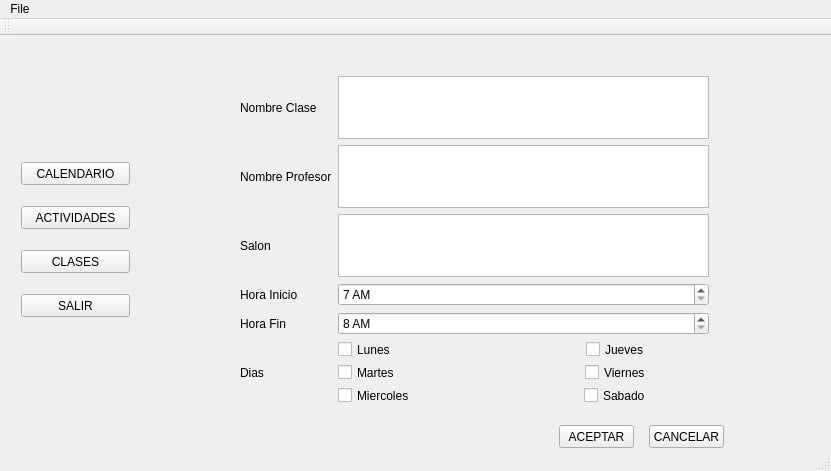
<?xml version="1.0" encoding="UTF-8"?>
<ui version="4.0">
 <class>MainWindow</class>
 <widget class="QMainWindow" name="MainWindow">
  <property name="geometry">
   <rect>
    <x>0</x>
    <y>0</y>
    <width>831</width>
    <height>471</height>
   </rect>
  </property>
  <property name="windowTitle">
   <string>MainWindow</string>
  </property>
  <widget class="QWidget" name="centralWidget">
   <widget class="QWidget" name="verticalLayoutWidget">
    <property name="geometry">
     <rect>
      <x>10</x>
      <y>100</y>
      <width>131</width>
      <height>211</height>
     </rect>
    </property>
    <property name="maximumSize">
     <size>
      <width>141</width>
      <height>211</height>
     </size>
    </property>
    <layout class="QVBoxLayout" name="verticalLayout">
     <item>
      <widget class="QPushButton" name="Calendario">
       <property name="minimumSize">
        <size>
         <width>0</width>
         <height>23</height>
        </size>
       </property>
       <property name="maximumSize">
        <size>
         <width>139</width>
         <height>23</height>
        </size>
       </property>
       <property name="text">
        <string>CALENDARIO</string>
       </property>
      </widget>
     </item>
     <item>
      <widget class="QPushButton" name="actividades">
       <property name="maximumSize">
        <size>
         <width>139</width>
         <height>23</height>
        </size>
       </property>
       <property name="text">
        <string>ACTIVIDADES</string>
       </property>
      </widget>
     </item>
     <item>
      <widget class="QPushButton" name="clases">
       <property name="maximumSize">
        <size>
         <width>139</width>
         <height>23</height>
        </size>
       </property>
       <property name="text">
        <string>CLASES</string>
       </property>
      </widget>
     </item>
     <item>
      <widget class="QPushButton" name="salir">
       <property name="maximumSize">
        <size>
         <width>139</width>
         <height>23</height>
        </size>
       </property>
       <property name="text">
        <string>SALIR</string>
       </property>
      </widget>
     </item>
    </layout>
   </widget>
   <widget class="QStackedWidget" name="stackedWidget">
    <property name="geometry">
     <rect>
      <x>159</x>
      <y>9</y>
      <width>661</width>
      <height>421</height>
     </rect>
    </property>
    <property name="maximumSize">
     <size>
      <width>661</width>
      <height>421</height>
     </size>
    </property>
    <property name="currentIndex">
     <number>4</number>
    </property>
    <widget class="QWidget" name="page">
     <widget class="QWidget" name="gridLayoutWidget">
      <property name="geometry">
       <rect>
        <x>0</x>
        <y>50</y>
        <width>391</width>
        <height>291</height>
       </rect>
      </property>
      <property name="maximumSize">
       <size>
        <width>441</width>
        <height>321</height>
       </size>
      </property>
      <layout class="QGridLayout" name="gridLayout">
       <item row="0" column="0">
        <widget class="QCalendarWidget" name="calendarWidget">
         <property name="maximumSize">
          <size>
           <width>439</width>
           <height>319</height>
          </size>
         </property>
        </widget>
       </item>
      </layout>
     </widget>
     <widget class="QWidget" name="verticalLayoutWidget_2">
      <property name="geometry">
       <rect>
        <x>400</x>
        <y>50</y>
        <width>241</width>
        <height>291</height>
       </rect>
      </property>
      <layout class="QVBoxLayout" name="verticalLayout_2">
       <item>
        <widget class="QListView" name="lActividades"/>
       </item>
       <item>
        <widget class="QListView" name="lClases"/>
       </item>
      </layout>
     </widget>
    </widget>
    <widget class="QWidget" name="page_3">
     <widget class="QTableWidget" name="tableWidget">
      <property name="geometry">
       <rect>
        <x>0</x>
        <y>10</y>
        <width>651</width>
        <height>391</height>
       </rect>
      </property>
     </widget>
    </widget>
    <widget class="QWidget" name="page_2">
     <widget class="QTableWidget" name="tClases">
      <property name="geometry">
       <rect>
        <x>0</x>
        <y>10</y>
        <width>651</width>
        <height>391</height>
       </rect>
      </property>
     </widget>
    </widget>
    <widget class="QWidget" name="page_4">
     <widget class="QWidget" name="gridLayoutWidget_2">
      <property name="geometry">
       <rect>
        <x>60</x>
        <y>114</y>
        <width>451</width>
        <height>211</height>
       </rect>
      </property>
      <layout class="QGridLayout" name="gridLayout_2">
       <item row="0" column="3">
        <widget class="QTimeEdit" name="horaInicio"/>
       </item>
       <item row="3" column="2">
        <spacer name="verticalSpacer">
         <property name="orientation">
          <enum>Qt::Vertical</enum>
         </property>
         <property name="sizeHint" stdset="0">
          <size>
           <width>20</width>
           <height>40</height>
          </size>
         </property>
        </spacer>
       </item>
       <item row="4" column="2">
        <spacer name="verticalSpacer_2">
         <property name="orientation">
          <enum>Qt::Vertical</enum>
         </property>
         <property name="sizeHint" stdset="0">
          <size>
           <width>20</width>
           <height>40</height>
          </size>
         </property>
        </spacer>
       </item>
       <item row="1" column="3">
        <widget class="QLabel" name="label_9">
         <property name="text">
          <string>Hora Inicio</string>
         </property>
        </widget>
       </item>
       <item row="1" column="4">
        <widget class="QLabel" name="label_10">
         <property name="text">
          <string>Hora Fin</string>
         </property>
        </widget>
       </item>
       <item row="0" column="4">
        <widget class="QTimeEdit" name="horaFin"/>
       </item>
       <item row="5" column="3" colspan="2">
        <widget class="QPlainTextEdit" name="plainTextEdit"/>
       </item>
       <item row="1" column="0" colspan="3">
        <widget class="QLabel" name="label_8">
         <property name="text">
          <string>Tipo de Actividad</string>
         </property>
        </widget>
       </item>
       <item row="0" column="0" colspan="3">
        <widget class="QComboBox" name="comboBox">
         <item>
          <property name="text">
           <string>Tarea</string>
          </property>
         </item>
         <item>
          <property name="text">
           <string>Evaluacion</string>
          </property>
         </item>
         <item>
          <property name="text">
           <string>Estudio</string>
          </property>
         </item>
        </widget>
       </item>
       <item row="6" column="1">
        <widget class="QLabel" name="label_5">
         <property name="text">
          <string>Mes</string>
         </property>
        </widget>
       </item>
       <item row="5" column="0">
        <widget class="QSpinBox" name="dia">
         <property name="minimum">
          <number>1</number>
         </property>
         <property name="maximum">
          <number>31</number>
         </property>
        </widget>
       </item>
       <item row="6" column="3">
        <widget class="QLabel" name="label_7">
         <property name="text">
          <string>Descripcion</string>
         </property>
        </widget>
       </item>
       <item row="5" column="1">
        <widget class="QSpinBox" name="mes">
         <property name="minimum">
          <number>1</number>
         </property>
         <property name="maximum">
          <number>12</number>
         </property>
        </widget>
       </item>
       <item row="6" column="0">
        <widget class="QLabel" name="label_3">
         <property name="text">
          <string>Dia</string>
         </property>
        </widget>
       </item>
       <item row="5" column="2">
        <widget class="QSpinBox" name="ano">
         <property name="minimum">
          <number>2014</number>
         </property>
         <property name="maximum">
          <number>2020</number>
         </property>
        </widget>
       </item>
       <item row="6" column="2">
        <widget class="QLabel" name="label_6">
         <property name="text">
          <string>Año</string>
         </property>
        </widget>
       </item>
       <item row="2" column="2">
        <spacer name="verticalSpacer_3">
         <property name="orientation">
          <enum>Qt::Vertical</enum>
         </property>
         <property name="sizeHint" stdset="0">
          <size>
           <width>20</width>
           <height>40</height>
          </size>
         </property>
        </spacer>
       </item>
      </layout>
     </widget>
     <widget class="QPushButton" name="aceptar">
      <property name="geometry">
       <rect>
        <x>330</x>
        <y>350</y>
        <width>75</width>
        <height>23</height>
       </rect>
      </property>
      <property name="text">
       <string>ACEPTAR</string>
      </property>
     </widget>
     <widget class="QPushButton" name="cancelar">
      <property name="geometry">
       <rect>
        <x>420</x>
        <y>350</y>
        <width>75</width>
        <height>23</height>
       </rect>
      </property>
      <property name="text">
       <string>CANCELAR</string>
      </property>
     </widget>
    </widget>
    <widget class="QWidget" name="page_5">
     <widget class="QWidget" name="gridLayoutWidget_3">
      <property name="geometry">
       <rect>
        <x>70</x>
        <y>20</y>
        <width>491</width>
        <height>350</height>
       </rect>
      </property>
      <layout class="QGridLayout" name="gridLayout_3">
       <item row="5" column="1">
        <layout class="QGridLayout" name="gridLayout_4">
         <item row="1" column="0">
          <widget class="QCheckBox" name="martes">
           <property name="text">
            <string>Martes</string>
           </property>
          </widget>
         </item>
         <item row="0" column="0">
          <widget class="QCheckBox" name="lunes">
           <property name="text">
            <string>Lunes</string>
           </property>
          </widget>
         </item>
         <item row="2" column="0">
          <widget class="QCheckBox" name="miercoles">
           <property name="text">
            <string>Miercoles</string>
           </property>
          </widget>
         </item>
         <item row="0" column="1" alignment="Qt::AlignHCenter|Qt::AlignVCenter">
          <widget class="QCheckBox" name="jueves">
           <property name="text">
            <string>Jueves</string>
           </property>
          </widget>
         </item>
         <item row="1" column="1" alignment="Qt::AlignHCenter">
          <widget class="QCheckBox" name="viernes">
           <property name="text">
            <string>Viernes</string>
           </property>
          </widget>
         </item>
         <item row="2" column="1" alignment="Qt::AlignHCenter">
          <widget class="QCheckBox" name="sabado">
           <property name="text">
            <string>Sabado</string>
           </property>
          </widget>
         </item>
        </layout>
       </item>
       <item row="1" column="1">
        <widget class="QPlainTextEdit" name="nombreProfe"/>
       </item>
       <item row="0" column="1">
        <widget class="QPlainTextEdit" name="nombreClase"/>
       </item>
       <item row="3" column="1">
        <widget class="QTimeEdit" name="inicio">
         <property name="maximumTime">
          <time>
           <hour>19</hour>
           <minute>0</minute>
           <second>0</second>
          </time>
         </property>
         <property name="minimumTime">
          <time>
           <hour>7</hour>
           <minute>0</minute>
           <second>0</second>
          </time>
         </property>
         <property name="displayFormat">
          <string>h AP</string>
         </property>
        </widget>
       </item>
       <item row="2" column="1">
        <widget class="QPlainTextEdit" name="nSalon"/>
       </item>
       <item row="4" column="1">
        <widget class="QTimeEdit" name="fin">
         <property name="maximumTime">
          <time>
           <hour>21</hour>
           <minute>0</minute>
           <second>0</second>
          </time>
         </property>
         <property name="minimumTime">
          <time>
           <hour>8</hour>
           <minute>0</minute>
           <second>0</second>
          </time>
         </property>
         <property name="displayFormat">
          <string>h AP</string>
         </property>
        </widget>
       </item>
       <item row="0" column="0">
        <widget class="QLabel" name="label_2">
         <property name="text">
          <string>Nombre Clase</string>
         </property>
        </widget>
       </item>
       <item row="3" column="0">
        <widget class="QLabel" name="label_12">
         <property name="text">
          <string>Hora Inicio</string>
         </property>
        </widget>
       </item>
       <item row="4" column="0">
        <widget class="QLabel" name="label_13">
         <property name="text">
          <string>Hora Fin</string>
         </property>
        </widget>
       </item>
       <item row="2" column="0">
        <widget class="QLabel" name="label_11">
         <property name="text">
          <string>Salon</string>
         </property>
        </widget>
       </item>
       <item row="1" column="0">
        <widget class="QLabel" name="label_4">
         <property name="text">
          <string>Nombre Profesor</string>
         </property>
        </widget>
       </item>
       <item row="5" column="0">
        <widget class="QLabel" name="label_14">
         <property name="text">
          <string>Dias</string>
         </property>
        </widget>
       </item>
      </layout>
     </widget>
     <widget class="QPushButton" name="cAceptar">
      <property name="geometry">
       <rect>
        <x>400</x>
        <y>380</y>
        <width>75</width>
        <height>23</height>
       </rect>
      </property>
      <property name="text">
       <string>ACEPTAR</string>
      </property>
     </widget>
     <widget class="QPushButton" name="cCancelar">
      <property name="geometry">
       <rect>
        <x>490</x>
        <y>380</y>
        <width>75</width>
        <height>23</height>
       </rect>
      </property>
      <property name="text">
       <string>CANCELAR</string>
      </property>
     </widget>
    </widget>
   </widget>
  </widget>
  <widget class="QMenuBar" name="menuBar">
   <property name="geometry">
    <rect>
     <x>0</x>
     <y>0</y>
     <width>831</width>
     <height>21</height>
    </rect>
   </property>
   <widget class="QMenu" name="menuFile">
    <property name="title">
     <string>File</string>
    </property>
    <addaction name="actionNueva_Actividad"/>
    <addaction name="actionNueva_Clase"/>
   </widget>
   <addaction name="menuFile"/>
  </widget>
  <widget class="QToolBar" name="mainToolBar">
   <attribute name="toolBarArea">
    <enum>TopToolBarArea</enum>
   </attribute>
   <attribute name="toolBarBreak">
    <bool>false</bool>
   </attribute>
  </widget>
  <widget class="QStatusBar" name="statusBar"/>
  <action name="actionNueva_Actividad">
   <property name="text">
    <string>Nueva Actividad</string>
   </property>
  </action>
  <action name="actionNueva_Clase">
   <property name="text">
    <string>Nueva Clase</string>
   </property>
  </action>
 </widget>
 <layoutdefault spacing="6" margin="11"/>
 <resources/>
 <connections>
  <connection>
   <sender>salir</sender>
   <signal>clicked()</signal>
   <receiver>MainWindow</receiver>
   <slot>close()</slot>
   <hints>
    <hint type="sourcelabel">
     <x>105</x>
     <y>208</y>
    </hint>
    <hint type="destinationlabel">
     <x>415</x>
     <y>235</y>
    </hint>
   </hints>
  </connection>
 </connections>
</ui>
